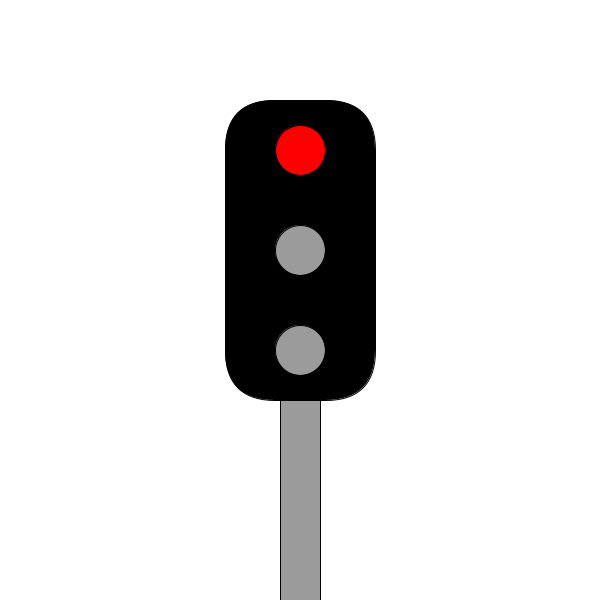
Frame 1 (no input)
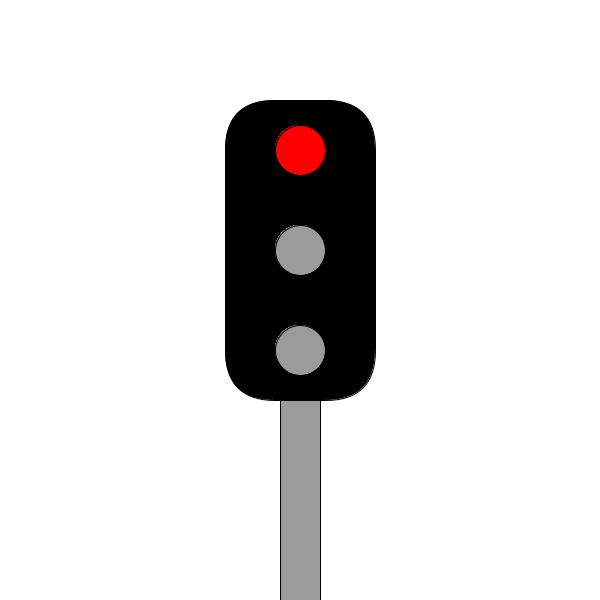
Frame 60 (the mouse pressed at the canvas centre just before this capture)
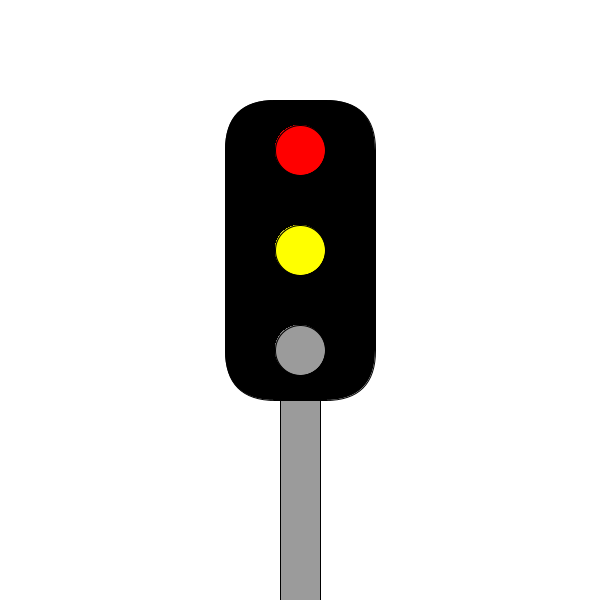
Frame 120 (the mouse held since frame 60 and released just before this capture)

The Processing sketch that drew these frames (run headless with seeded random() and noise(); from frame 60 on, the mouse is pressed at the canvas centre):

// Processing sketch: Task6
// ── Task6.pde
// makes the color red, yellow, green and grey when lights off
int red = color(255, 0, 0);
int yellow = color(255, 255, 0);
int green = color(0, 255, 0);
int grey = color(155);

// Sets the first lamp to red and the rest to off/grey
int light1 = red;
int light2 = grey;
int light3 = grey;


void setup() {
  size(600, 600);
  background(255);

// Draws the traffic light and the pole which holds it
  rectMode(CENTER);
  fill(155);
  rect(width/2, height/2+180, 40, 300, 90);
  fill(0);
  rect(width/2, height/2-50, 150, 300, 50);
}


void draw() {

// Changes the light state depending on the framecount and it cycles every 400 frames
  switch(frameCount%400) {
    
    // State 1: red
  case 0:
    light1 = red;
    light2 = grey;
    light3 = grey;
    break;

  // State 2: red and yellow
  case 100:
    light1 = red;
    light2 = yellow;
    light3 = grey;
    break;
    
  // State 3: green
  case 200:
    light1 = grey;
    light2 = grey;
    light3 = green;
    break;
  
  // State 4: yellow
  case 300:
    light1 = grey;
    light2 = yellow;
    light3 = grey;
    break;
  }
  
  
  // Draws the 3 lamps and sets their current color
  fill(light1);
  ellipse(width/2, height/2-150, 50, 50);
  fill(light2);
  ellipse(width/2, height/2-50, 50, 50);
  fill(light3);
  ellipse(width/2, height/2+50, 50, 50);
}


/*
All of this code creates a working trafiic light that switches between:

red
red + yellow
green
yellow

in a loop.

*/
